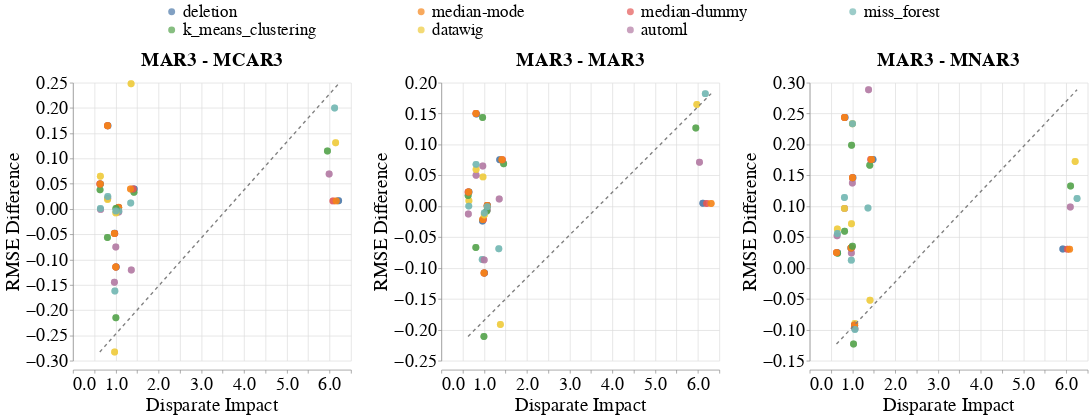

Notebook code for this chart:
### Code cell
create_scatter_plot(missingness_types=[{'train': 'MAR3', 'test': 'MCAR3'},
                                       {'train': 'MAR3', 'test': 'MAR3'},
                                       {'train': 'MAR3', 'test': 'MNAR3'}],
                    imputation_quality_metric_name='rmse_difference',
                    model_performance_metric_name='Disparate_Impact',
                    dataset_to_column_name=DATASET_TO_COLUMN_NAME,
                    dataset_to_group=DATASETS_SENSITIVE_ATTRS,
                    db_client_1=db_client_1,
                    db_client_3=db_client_3,
                    without_dummy=False)

### Figure 1 — Vega-Lite specification as saved in the notebook (floating-point values rounded to 4 significant figures; data arrays with more than 128 entries replaced by an {"elided": "..."} marker saying what was removed)
{"config": {"view": {"continuousWidth": 400, "continuousHeight": 300, "stroke": null}, "axis": {"labelFontSize": 26, "labelFontWeight": "normal", "titleFontSize": 28, "titleFontWeight": "normal"}, "facet": {"spacing": 30}, "header": {"labelFontSize": 28, "labelFontWeight": "bold", "labelOrient": "top", "labelPadding": 5, "titleFontSize": 28}, "legend": {"columns": 4, "direction": "horizontal", "labelFontSize": 24, "labelLimit": 400, "orient": "top", "symbolOffset": 130, "symbolStrokeWidth": 10, "titleAnchor": "middle", "titleFontSize": 26, "titleLimit": 300}, "title": {"fontSize": 28}}, "data": {"name": "data-e1b49e60bf6a8bd2da7cb20be879b8ec"}, "facet": {"column": {"field": "Missingness_Type", "sort": ["MAR3 - MCAR3", "MAR3 - MAR3", "MAR3 - MNAR3"], "title": null, "type": "nominal"}}, "spec": {"layer": [{"mark": {"type": "circle", "size": 100}, "encoding": {"color": {"field": "Null_Imputer_Name", "sort": ["deletion", "median-mode", "median-dummy", "miss_forest", "k_means_clustering", "datawig", "automl"], "title": null, "type": "nominal"}, "x": {"axis": {"title": "Disparate Impact"}, "field": "Disparate_Impact", "type": "quantitative"}, "y": {"axis": {"title": "RMSE Difference"}, "field": "Rmse_Difference", "type": "quantitative"}}}, {"mark": {"type": "line", "color": "gray", "strokeDash": [5, 5]}, "encoding": {"x": {"field": "Disparate_Impact_Line", "type": "quantitative"}, "y": {"field": "Rmse_Difference_Line", "type": "quantitative"}}}], "height": 400, "width": 400}, "resolve": {"scale": {"y": "independent"}}, "$schema": "https://vega.github.io/schema/vega-lite/v4.17.0.json", "datasets": {"data-e1b49e60bf6a8bd2da7cb20be879b8ec": {"elided": "294 records"}}}
